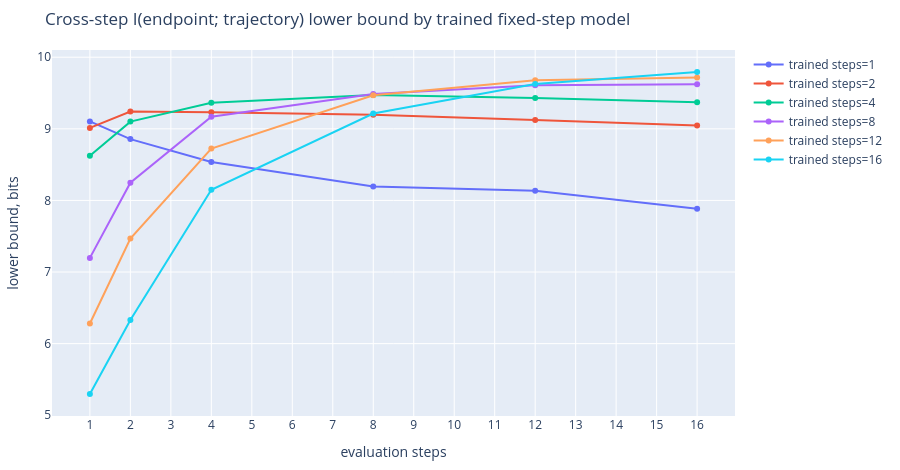

Notebook cell for this chart:
### Code cell
fig = go.Figure()
for trained_steps in sorted({row["trained_steps"] for row in rows}):
    curve = sorted(
        [row for row in rows if row["trained_steps"] == trained_steps],
        key=lambda row: row["eval_steps"],
    )
    fig.add_trace(
        go.Scatter(
            x=[row["eval_steps"] for row in curve],
            y=[row["info_bits"] for row in curve],
            mode="lines+markers",
            name=f"trained steps={trained_steps}",
            customdata=[[row["h_cond_bits"]] for row in curve],
            hovertemplate=(
                "trained steps="
                + str(trained_steps)
                + "<br>eval steps=%{x}<br>I=%{y:.4f} bits<br>h_cond=%{customdata[0]:.4f} bits<extra></extra>"
            ),
        )
    )
fig.update_layout(
    title="Cross-step I(endpoint; trajectory) lower bound by trained fixed-step model",
    xaxis=dict(title="evaluation steps", dtick=1),
    yaxis=dict(title="lower bound, bits"),
    height=470,
    margin=dict(l=50, r=55, t=50, b=45),
)
fig.show()

### Figure 1 — Plotly figure (JSON) as saved in the notebook; plotly's stock layout.template omitted (floating-point values rounded to 4 significant figures)
{"data": [{"customdata": [[-5.452], [-5.205], [-4.886], [-4.543], [-4.484], [-4.232]], "hovertemplate": "trained steps=1<br>eval steps=%{x}<br>I=%{y:.4f} bits<br>h_cond=%{customdata[0]:.4f} bits<extra></extra>", "mode": "lines+markers", "name": "trained steps=1", "type": "scatter", "x": [1, 2, 4, 8, 12, 16], "y": [9.103, 8.857, 8.537, 8.194, 8.135, 7.884]}, {"customdata": [[-5.361], [-5.59], [-5.58], [-5.544], [-5.47], [-5.395]], "hovertemplate": "trained steps=2<br>eval steps=%{x}<br>I=%{y:.4f} bits<br>h_cond=%{customdata[0]:.4f} bits<extra></extra>", "mode": "lines+markers", "name": "trained steps=2", "type": "scatter", "x": [1, 2, 4, 8, 12, 16], "y": [9.013, 9.241, 9.231, 9.195, 9.122, 9.047]}, {"customdata": [[-4.971], [-5.449], [-5.714], [-5.82], [-5.78], [-5.72]], "hovertemplate": "trained steps=4<br>eval steps=%{x}<br>I=%{y:.4f} bits<br>h_cond=%{customdata[0]:.4f} bits<extra></extra>", "mode": "lines+markers", "name": "trained steps=4", "type": "scatter", "x": [1, 2, 4, 8, 12, 16], "y": [8.623, 9.101, 9.365, 9.472, 9.431, 9.371]}, {"customdata": [[-3.546], [-4.595], [-5.518], [-5.834], [-5.956], [-5.97]], "hovertemplate": "trained steps=8<br>eval steps=%{x}<br>I=%{y:.4f} bits<br>h_cond=%{customdata[0]:.4f} bits<extra></extra>", "mode": "lines+markers", "name": "trained steps=8", "type": "scatter", "x": [1, 2, 4, 8, 12, 16], "y": [7.197, 8.247, 9.17, 9.485, 9.608, 9.621]}, {"customdata": [[-2.63], [-3.817], [-5.072], [-5.817], [-6.026], [-6.065]], "hovertemplate": "trained steps=12<br>eval steps=%{x}<br>I=%{y:.4f} bits<br>h_cond=%{customdata[0]:.4f} bits<extra></extra>", "mode": "lines+markers", "name": "trained steps=12", "type": "scatter", "x": [1, 2, 4, 8, 12, 16], "y": [6.281, 7.468, 8.724, 9.468, 9.677, 9.717]}, {"customdata": [[-1.646], [-2.68], [-4.498], [-5.562], [-5.975], [-6.141]], "hovertemplate": "trained steps=16<br>eval steps=%{x}<br>I=%{y:.4f} bits<br>h_cond=%{customdata[0]:.4f} bits<extra></extra>", "mode": "lines+markers", "name": "trained steps=16", "type": "scatter", "x": [1, 2, 4, 8, 12, 16], "y": [5.297, 6.331, 8.149, 9.213, 9.627, 9.793]}], "layout": {"height": 470, "margin": {"b": 45, "l": 50, "r": 55, "t": 50}, "title": {"text": "Cross-step I(endpoint; trajectory) lower bound by trained fixed-step model"}, "xaxis": {"dtick": 1, "title": {"text": "evaluation steps"}}, "yaxis": {"title": {"text": "lower bound, bits"}}}}
